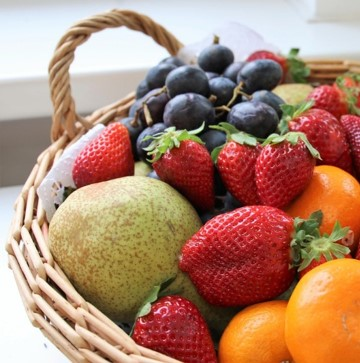
#> input picture 04.04.2022 - ImageStitchingUsingHomography/fruit-basket_a.jpg, 360 x 363 px
$ jupyter execute --allow-errors Exercise_FDAMP.ipynb
#> lines starting #> are read from the running program, lines starting #| are printed output that depends on the picture; after the words box and inside, x2 and y2 are one past the last pixel; in counts of white or black regions, pixels touching at a corner belong together
#> further down, image1 is the input picture: shape (363, 360, 3); mean B, G, R 112.4, 134.3, 175.2
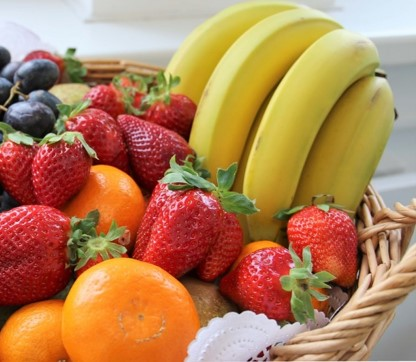
#> input picture 04.04.2022 - ImageStitchingUsingHomography/fruit-basket_b.jpg, 416 x 362 px
#> further down, image2 is the input picture: shape (362, 416, 3); mean B, G, R 87.2, 129.1, 178.2
# Feature Detecting and Matching Pipeline

[cell 1]
import cv2
import numpy as np
import random
from matplotlib import pyplot as plt

def displayImage(img):
    plt.imshow(img)
    plt.show()

## FAST DETECTION

[cell 2]
ROW_INDICES=[-3, -3, -2, -1, 0, 1, 2, 3, 3,  3,  2,  1,  0, -1, -2, -3]
COL_INDICES=[ 0,  1,  2,  3, 3, 3, 2, 1, 0, -1, -2, -3, -3, -3, -2, -1]
FAST_FIRST_TEST_PIX = [0, 4, 8, 12]
FAST_RADIUS=3

# Get the values of the positions on a circle around a point in a grayscale image
# Param img: a grayscale image
# Params row,col: position of a pixel (similar to y and x)
# Return: array of pixel values
def get_circle3x3(img, row, col):
    pixels = np.empty(16)
    for i in range(0,16,1):
        pixels[i]=img[row+ROW_INDICES[i],col+COL_INDICES[i]]
    return pixels

# Get the x and y coordinates of feature points detected with FAST Detection
# Param img: a grayscale image
# Param threshold: a gray value between 1 and 254
# Param borderWidth: the width of borders in images, where no feature point should be detected
# Returns: arrays of x ( in result[0]) and y ( in result[1]) values
def FASTDetection(img, threshold, borderWidth=0):
    xs=[]
    ys=[]
    # iterate through columns of image
    for col in range(FAST_RADIUS+borderWidth, np.size(img, 1)-(FAST_RADIUS+1)-borderWidth):
        # iterate through rows of image
        for row in range(FAST_RADIUS+borderWidth, np.size(img, 0)-(FAST_RADIUS+1)-borderWidth):
            # define brightness limits for corner validation
            lbound = img[row, col] - threshold
            ubound = img[row, col] + threshold

            # get pixels important for corner validation
            pixels = get_circle3x3(img, row, col)

            # count how many of the fast test pixels are different
            diff_count = 0
            for x in FAST_FIRST_TEST_PIX:
                #check if pixel are strongly different from centered pixel
                if pixels[x] < lbound or pixels[x] > ubound:
                    diff_count = diff_count + 1

            # if more than 2 fast test pixels are different test the complete surrounding of Xi
            if diff_count > 2:
                diff_count=0
                for pixel in pixels:
                    if pixel < lbound or pixel > ubound:
                        diff_count = diff_count + 1
                if diff_count > 12:
                    xs.append(col)
                    ys.append(row)
    return [xs, ys]

## BRIEF DESCRIPTOR

[cell 3]
ERROR_HAMMING_CODE=-1


# Generate random pairs of x and y values for BRIEF descriptor
# Param numberOfElems: the number of points pairs
# Param span: represent how far the points should be generated
# Returns randomized x coordinates ( in result[0] and result[2]) and y coordinates ( in result[1] and result[3])
def generateBRIEFRandomPosition(numberOfElems,span):
    xs1=[]
    ys1=[]
    xs2=[]
    ys2=[]
    for i in range(0,numberOfElems,1):
        xs1.append(random.randint(-span,span))
        ys1.append(random.randint(-span,span))
        xs2.append(random.randint(-span,span))
        ys2.append(random.randint(-span,span))
    return [xs1,ys1,xs2,ys2]


# Describe the found feature points in a grayscale image
# Param img: a grayscale image
# Param featuresPosition:    array of x ( in f[0] ) and y ( in f[1] ) coordinates of feature points
# Param briefRandomPosition: array of x ( in f[0] ) and y ( in f[1] ) coordinates of randomized points
# Returns BRIEF descriptor for each point as an array of 0s and 1s (or ERROR_HAMMING_CODE=-1 if the feature cannot be described)
def BRIEFDescription(img, featuresPosition, briefRandomPosition):
    height=np.size(img,0)
    width=np.size(img,1)
    binCode=[]
    for i in range(0,len(featuresPosition[0]),1):
        d=np.empty(len(briefRandomPosition[0]))
        for j in range(0,len(briefRandomPosition[0])):
            p1y=featuresPosition[1][i]+briefRandomPosition[1][j]
            p1x=featuresPosition[0][i]+briefRandomPosition[0][j]
            p2y=featuresPosition[1][i]+briefRandomPosition[3][j]
            p2x=featuresPosition[0][i]+briefRandomPosition[2][j]
            if p1y>0 and p1x>0 and p2y>0 and p2x>0 and p1y<height and p1x<width and p2y<height and p2x<width:
                pix1=img[p1y,p1x]
                pix2=img[p2y,p2x]
                d[j]=0 if pix1<pix2 else 1
            else:
                d[j]=ERROR_HAMMING_CODE
                break
        binCode.append(d)
    return binCode


# Calculate Hamming Distance between two BRIEF described feature points
# Param code1, code2: BRIEF descriptors of two points
# Returns: the total number of differences between two points or ERROR_HAMMING_CODE=-1 if not possible.
def hammingDistance(code1,code2):
    d=0
    for i in range(0,len(code1),1):
        if code1[i]==ERROR_HAMMING_CODE or code2[i]==ERROR_HAMMING_CODE:
            d=ERROR_HAMMING_CODE
            break
        elif code1[i]!=code2[i]:
            d=d+1
    return d


# Match BRIEF described feature points between two images using Hamming Distance (unless it's ERROR_HAMMING_CODE=-1)
# Params binCode1, binCode2: arrays of BRIEF descriptors
# Returns indices of match pairs from image 1 ( in result[0]) and image 2 ( in result[1])
def BRIEFMatcher(binCode1, binCode2,threshold):
    match1=[]
    match2=[]
    for i1 in range(0,len(binCode1),1):
        for i2 in range(0,len(binCode2),1):
            h=hammingDistance(binCode1[i1],binCode2[i2])
            if h<threshold and h!=ERROR_HAMMING_CODE:
                match1.append(i1)
                match2.append(i2)
    return [match1, match2]

## PIPELINE

[cell 4]
R_SIZE=3          # A constant to draw rectangles in images
THRESHOLD_FAST=64 # Gray value between 1 and 254 for FAST Detection
THRESHOLD_BRIEF=8 # Threshold value for BRIEF matching, should be smaller than N_BRIEF_ARRAY
N_BRIEF_ARRAY=64  # Number of randomized element for BRIEF matching
N_BRIEF_SPAN=32   # The maximum elemental distance of the randomized coordinates to 0


# Read in 2 images, detect feature points of them, describe feature points and match them
# Params img1, img2: input images
# Param output: generate visualized images with features and matching
# Returns feature positions ( in result[0] and result[1]) and matched indices ( in result[2] and result[3])

def detectAndMatchFeatures(img1, img2, output=True):
#> called with output = True
    if output==True:
        print("Image 1:")
        displayImage(img1)
        print("Image 2:")
        displayImage(img2)
    # Copy and convert to grayscale images
    copyImg1=img1.copy()
    img1Gray = cv2.cvtColor(img1, cv2.COLOR_RGB2GRAY)
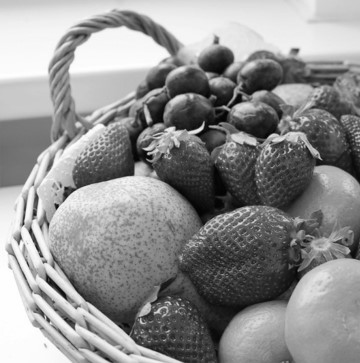
#> img1Gray: shape (363, 360); min 0, max 255, mean 144.1
    copyImg2=img2.copy()
    img2Gray = cv2.cvtColor(img2, cv2.COLOR_RGB2GRAY)
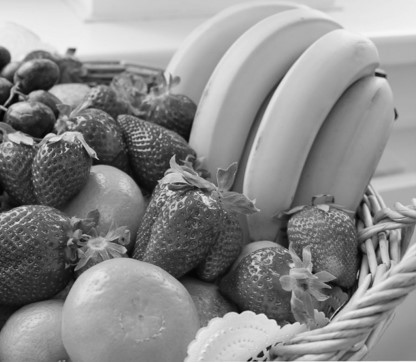
#> img2Gray: shape (362, 416); min 2, max 247, mean 139
    print("Images loaded")
    # FAST Detection
    pos1=FASTDetection(img1Gray,THRESHOLD_FAST,N_BRIEF_SPAN)
    print("Features extracted from image 1")
    if output==True:
        for i in range(0,len(pos1[0]),1):
            p1=(pos1[0][i]-R_SIZE,pos1[1][i]-R_SIZE)
            p2=(pos1[0][i]+R_SIZE,pos1[1][i]+R_SIZE)
            print("Feature Nr.", i, ":(x1=",pos1[0][i],";y1=",pos1[1][i],").")
            c=(255 if i%3==0 else 0,255 if i%3==1 else 0,255 if i%3==2 else 0)
            cv2.rectangle(copyImg1,p1,p2,c,-1)
#> this loop made 278 passes
#| Feature Nr. 0 :(x1= 36 ;y1= 239 ).
#| Feature Nr. 1 :(x1= 36 ;y1= 249 ).
#| Feature Nr. 2 :(x1= 38 ;y1= 244 ).
#| Feature Nr. 3 :(x1= 38 ;y1= 253 ).
#| Feature Nr. 4 :(x1= 40 ;y1= 226 ).
#| Feature Nr. 5 :(x1= 40 ;y1= 227 ).
#| Feature Nr. 6 :(x1= 40 ;y1= 255 ).
#| Feature Nr. 7 :(x1= 40 ;y1= 256 ).
#> (further printed lines are left out)
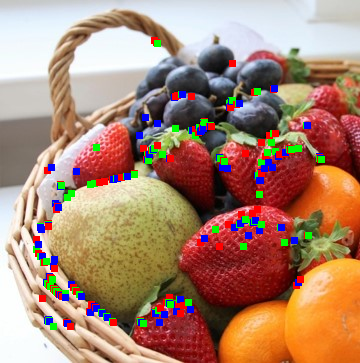
#> copyImg1: shape (363, 360, 3); mean R, G, B 170.9, 133.2, 112.5
        displayImage(copyImg1)
        #cv2.imwrite(img1Name+"_features.jpg",copyImg1)
    pos2=FASTDetection(img2Gray,THRESHOLD_FAST,N_BRIEF_SPAN)
    print("Features extracted from image 2")
    if output==True:
        for i in range(0,len(pos2[0]),1):
            p1=(pos2[0][i]-R_SIZE,pos2[1][i]-R_SIZE)
            p2=(pos2[0][i]+R_SIZE,pos2[1][i]+R_SIZE)
            print("Feature Nr.", i, ":(x2=",pos2[0][i],";y2=",pos2[1][i],").")
            c=(255 if i%3==0 else 0,255 if i%3==1 else 0,255 if i%3==2 else 0)
            cv2.rectangle(copyImg2,p1,p2,c,-1)
#> this loop made 110 passes
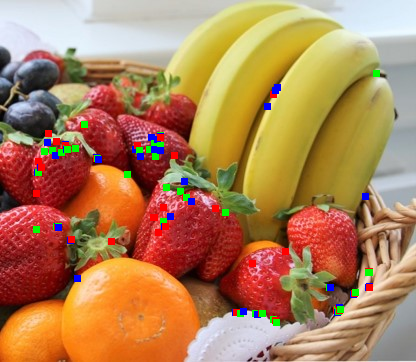
#> copyImg2: shape (362, 416, 3); mean R, G, B 176.3, 129.3, 87.3
        displayImage(copyImg2)
        #cv2.imwrite(img2Name+"_features.jpg",copyImg2)
    # BRIEF Description
    briefParameter=generateBRIEFRandomPosition(N_BRIEF_ARRAY,N_BRIEF_SPAN)
    des1=BRIEFDescription(img1Gray,pos1,briefParameter)
    des2=BRIEFDescription(img2Gray,pos2,briefParameter)
#> the loop in BRIEFDescription (call 2), `for i in range(0,len(featuresPosition[0]),1):` made 110 passes
    print("Features described")
    # BRIEF Matching
    matches=BRIEFMatcher(des1,des2,THRESHOLD_BRIEF)
    print("Features matched")
    if output==True:
        # Fill image with shorter height and combine the images
        fill1=0
        fill2=0
        if np.size(img1,0)==np.size(img2,0):
            combined=cv2.hconcat([img1,img2])
        else:
            maxHeight=np.max([np.size(img1,0),np.size(img2,0)])
            minHeight=np.min([np.size(img1,0),np.size(img2,0)])
            fill1=maxHeight-np.size(img1,0)
            fill2=maxHeight-np.size(img2,0)
            img1f=[]
            img2f=[]
            if fill1!=0:
                f=np.zeros((maxHeight-minHeight,np.size(img1,1),3),np.uint8)
                img1f=cv2.vconcat([f,img1])
                img2f=img2.copy()
            else:
                f=np.zeros((maxHeight-minHeight,np.size(img2,1),3),np.uint8)
                img2f=cv2.vconcat([f,img2])
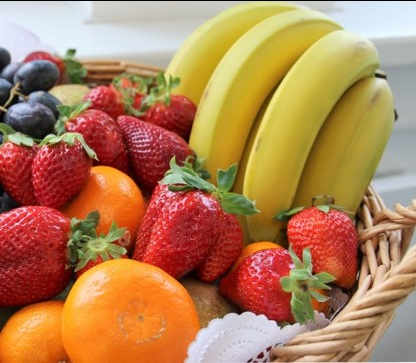
#> img2f: shape (363, 416, 3); mean R, G, B 177.8, 128.7, 87
                img1f=img1.copy()
            combined=cv2.hconcat([img1f,img2f])
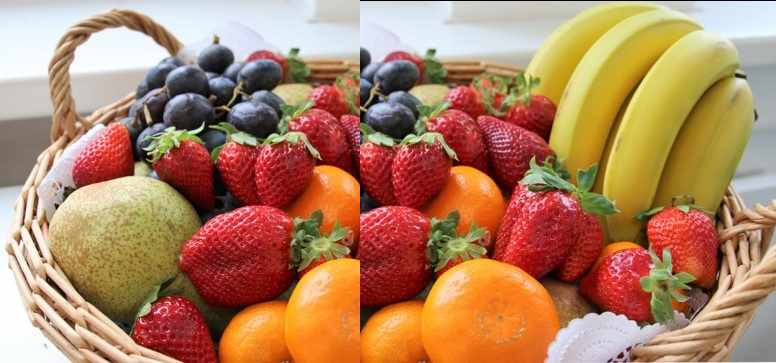
#> combined: shape (363, 776, 3); mean R, G, B 176.6, 131.3, 98.8
        # Draw matches
        for i in range(0,len(matches[0]),1):
            p1a=(pos1[0][matches[0][i]]-R_SIZE,fill1+pos1[1][matches[0][i]]-R_SIZE)
            p1b=(pos1[0][matches[0][i]]+R_SIZE,fill1+pos1[1][matches[0][i]]+R_SIZE)
            p2a=(pos2[0][matches[1][i]]-R_SIZE+np.size(img1, 1),fill2+pos2[1][matches[1][i]]-R_SIZE)
            p2b=(pos2[0][matches[1][i]]+R_SIZE+np.size(img1, 1),fill2+pos2[1][matches[1][i]]+R_SIZE)
            c=(255 if i%3==0 else 0,255 if i%3==1 else 0,255 if i%3==2 else 0)
            print("Match Nr.", i, ":(x1=",pos1[0][matches[0][i]],";y1=",pos1[1][matches[0][i]],").(x2=",pos2[0][matches[1][i]],";y2=",pos2[1][matches[1][i]],").")
            cv2.rectangle(combined,p1a,p1b,c,-1)
            cv2.rectangle(combined,p2a,p2b,c,-1)
            cv2.line(combined,p1b,p2a,c)
#> this loop made 51 passes
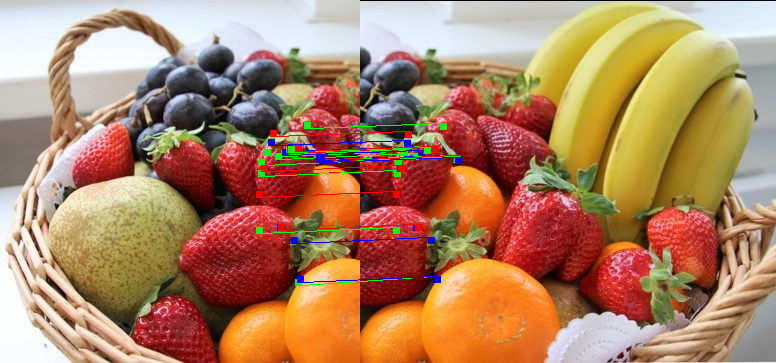
#> combined: shape (363, 776, 3); 1.59% of pixels changed, all inside (x1, y1, x2, y2) = (256, 122, 462, 286)
        displayImage(combined)
        #cv2.imwrite(img1Name+"_"+img2Name+"_matches.jpg",combined)
    return [pos1, pos2, matches[0], matches[1]]

## TEST PIPELINE

[cell 5]
# Initialize the source images
image1=cv2.imread("fruit-basket_a.jpg")
image1 = cv2.cvtColor(image1, cv2.COLOR_BGR2RGB)
image2=cv2.imread("fruit-basket_b.jpg")
image2 = cv2.cvtColor(image2, cv2.COLOR_BGR2RGB)

matchResult=detectAndMatchFeatures(image1,image2,output=True)

[cell 6]
pos1 = matchResult[0]
pos2 = matchResult[1]

[cell 7]
#find homography

image1_coordinates = []
image2_coordinates = []

for i in range(0, len(matchResult[2]), 1):
    image1_coordinates.append([pos1[0][matchResult[2][i]], pos1[1][matchResult[2][i]], 1])

for i in range(0, len(matchResult[3]), 1):
    image2_coordinates.append([pos2[0][matchResult[3][i]], pos2[1][matchResult[3][i]], 1])

# Create matrix A using the coordinates selected on image 1 and image 2
A = np.zeros((2*len(image1_coordinates), 9)) #ToDo

for i in range(0, len(image1_coordinates)):
    A[2*i][0] = image2_coordinates[i][0]*image1_coordinates[i][2] #ToDo # x*w'
    A[2*i][1] = image2_coordinates[i][1]*image1_coordinates[i][2] #ToDo # y*w'
    A[2*i][2] = image2_coordinates[i][2]*image1_coordinates[i][2] #ToDo # w*w'

    A[2*i][6] = -1*image2_coordinates[i][0]*image1_coordinates[i][0] # -x*x'
    A[2*i][7] = -1*image2_coordinates[i][1]*image1_coordinates[i][0] # -y*x'
    A[2*i][8] = -1*image2_coordinates[i][2]*image1_coordinates[i][0] # -w*x'

    A[2*i+1][3] = image2_coordinates[i][0]*image1_coordinates[i][2] #x*w'
    A[2*i+1][4] = image2_coordinates[i][1]*image1_coordinates[i][2] #y*w'
    A[2*i+1][5] = image2_coordinates[i][2]*image1_coordinates[i][2] #w*w'

    A[2*i+1][6] = -1*image2_coordinates[i][0]*image1_coordinates[i][1] #-x*y'
    A[2*i+1][7] = -1*image2_coordinates[i][1]*image1_coordinates[i][1] #-y*y'
    A[2*i+1][8] = -1*image2_coordinates[i][2]*image1_coordinates[i][1] #-w*y'

# Get svd
u,s,v_trans = np.linalg.svd(A) #ToDo
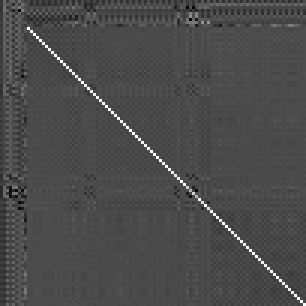
#> u: shape (102, 102) float64 (shown 3 times larger); min -0.407, max 0.97, mean -0.000399; drawn with min black and max white
h = v_trans[8]

# Normalize homography and put into matrix form
# Put h into homography form and normalize each value by h
homography = np.array([ [ h[0]/h[8], h[1]/h[8], h[2]/h[8] ], [ h[3]/h[8], h[4]/h[8], h[5]/h[8] ], [ h[6]/h[8], h[7]/h[8], h[8]/h[8] ] ])

homography = np.around(homography, decimals=4)
print(homography)

[cell 8]
# Transform the second image with homography
# Use warpPerspective method from cv2 to apply homography on image2
resulting_image = cv2.warpPerspective(image2, homography, (image1.shape[1] + image2.shape[1], image1.shape[0]))
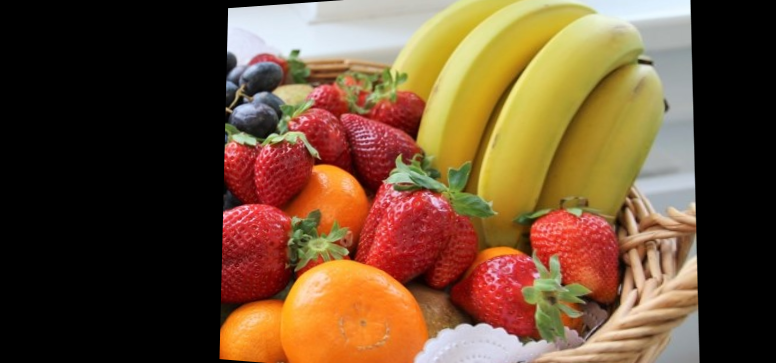
#> resulting_image: shape (363, 776, 3); mean R, G, B 107.3, 77.6, 50.7

# Show the results
fig = plt.figure(figsize=(20, 20))
columns = 2
rows = 2

fig.add_subplot(2,2,(1,2))
plt.title('Transformed Image')
plt.imshow(resulting_image)
plt.show()
